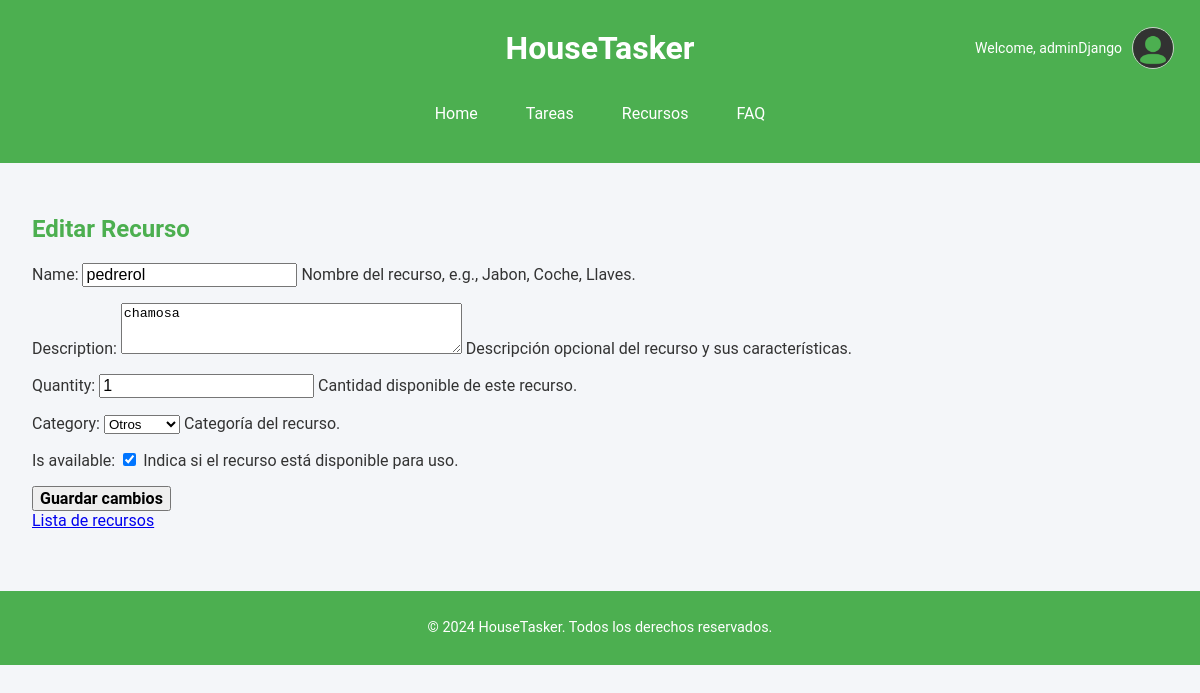
The app's page /resources/6/edit/ (signed in), older data.
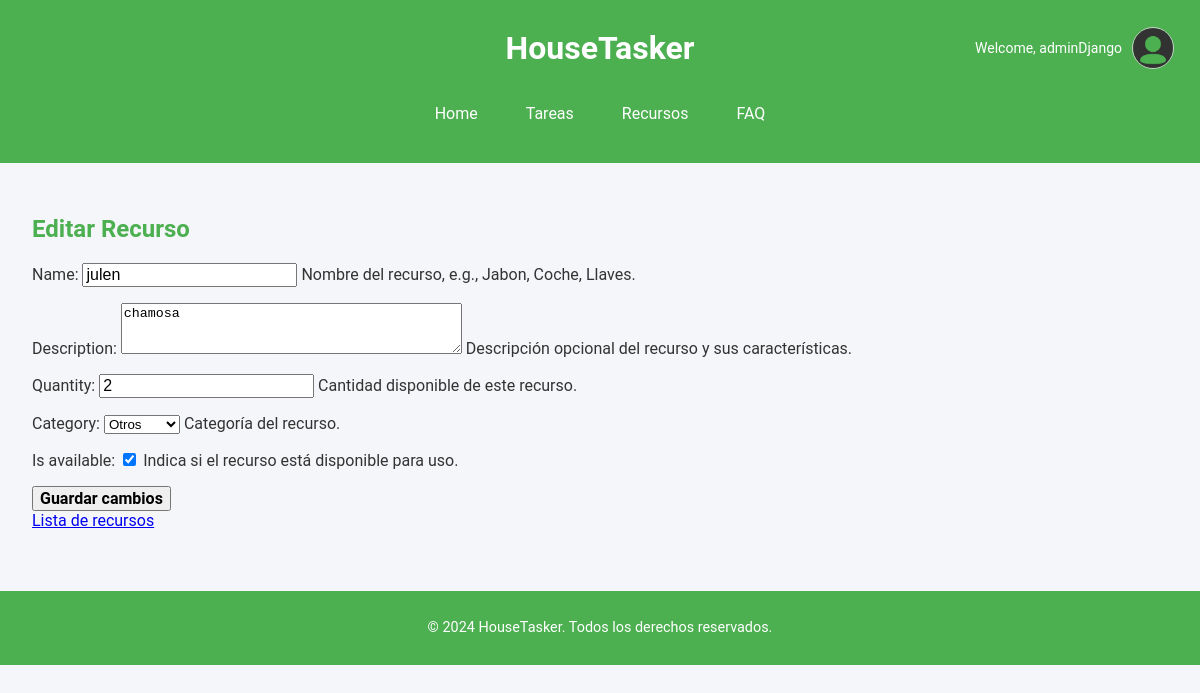
The same page, newer data.
### appHouseTasker/models.py (models this page shows, shortened)
class Resource(models.Model):
    CATEGORY_CHOICES = [
        ('cleaning', 'Limpieza'),
        ('vehicle', 'Vehículo'),
        ('kitchen', 'Cocina'),
        ('others', 'Otros'),
    ]
    name = models.CharField(max_length=100, unique=True, help_text="Nombre del recurso, e.g., Jabon, Coche, Llaves.")
    description = models.TextField(blank=True, help_text="Descripción opcional del recurso y sus características.")
    quantity = models.PositiveIntegerField(default=1, help_text="Cantidad disponible de este recurso.")
    category = models.CharField(max_length=50, choices=CATEGORY_CHOICES, default='others', help_text="Categoría del recurso.")
    is_available = models.BooleanField(default=True, help_text="Indica si el recurso está disponible para uso.")

### appHouseTasker/views.py (the view)
# urls.py: path('resources/<int:resource_id>/edit/', views.resource_edit, name='resource_edit'),  # Edit a resources
@login_required
def resource_edit(request, resource_id):
    resource = get_object_or_404(Resource, id=resource_id)
    if request.method == 'POST':
        resource = get_object_or_404(Resource, id=resource_id)
    if request.method == 'POST':
        form = ResourceForm(request.POST, instance=resource)
        if form.is_valid():
            new_quantity = form.cleaned_data['quantity']
            resource = form.save()
            overlapping_tasks = []
            for task in resource.tasks.all():
                task_end_date = task.start_date + task.duration
                overlapping_count = sum(
                    1 for t in resource.tasks.all()
                    if not (t.start_date >= task_end_date or (t.start_date + t.duration) <= task.start_date)
                )
                if overlapping_count > new_quantity:
                    task.is_overlapping = True
                else:
                    task.is_overlapping = False
                task.save()
            print(f"Fecha de inicio: {task.is_overlapping}")
            messages.success(request, f"Recurso '{resource.name}' actualizado exitosamente.")
            return redirect('resource_list')
    else:
        form = ResourceForm(instance=resource)
    return render(request, 'resource_edit.html', {'form': form, 'resource': resource})

### appHouseTasker/forms.py
class ResourceForm(forms.ModelForm):
    class Meta:
        model = Resource
        fields = ['name', 'description', 'quantity', 'category', 'is_available']
        widgets = {
            'description': forms.Textarea(attrs={'rows': 3, 'placeholder': 'Describe el Recurso...'}),
            'name': forms.TextInput(attrs={'placeholder': 'E.g., Jabón, Coche'}),
        }

### appHouseTasker/templates/resource_edit.html (shortened to what this page needs)
{% extends "base.html" %}
{% block main %}
    <h2>Editar Recurso</h2>
    <form method="post">
        {{ form.as_p }}
        <button type="submit">Guardar cambios</button>
    </form>
    <a href="{% url 'resource_list' %}">Lista de recursos</a>
{% endblock %}

Row changes from the older to the newer data that the page shows:
changed Resource "chamosa": name "pedrerol" → "julen"; quantity "1" → "2"
